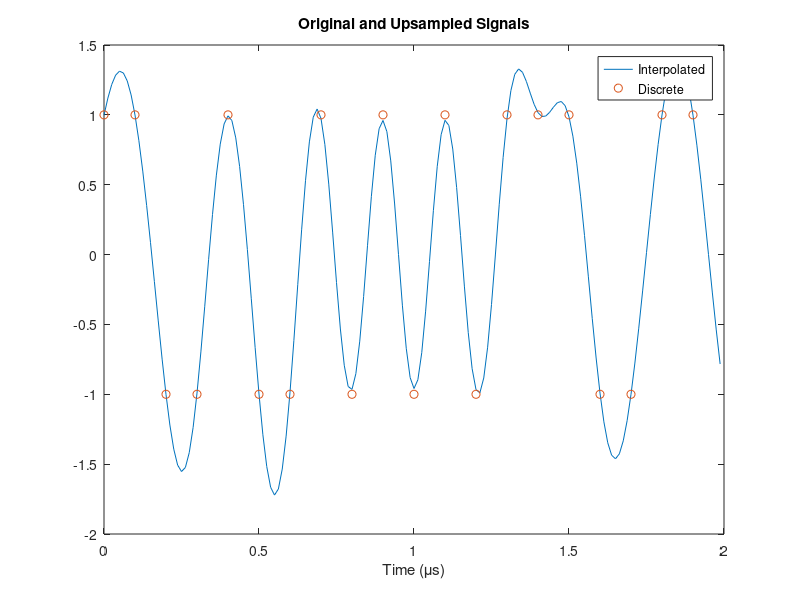

MATLAB code for this plot: (Note: this script raises an error after producing the figure.)
%% EE3404 Lab 2: Power Spectrum and Frequency Modulation | Aimee Nogoy | akn264

%% Q1 Generate a random binary sequence
clear; close all; clc
fs0 = 10; %inital sample rate in MHz
nt0 = 1e3; %number time samples at the frequency fs0
%random binary sequence of nt0 samples. Each sample is +/-1

x0 = -1 + (1+1)*round(rand(1,nt0)); %row vec 

% or x0 = randi([0,1],[nt0,1]);
% x0(x0 == 0) = -1;   <-- finds zeros and sets them equal to -1
% sundeep way: 2*randi([0 1],nt0,1)-1

%% Q2 Upsample the signal
clc;
M = 8; %upconversion factor
nfilt = 80; %filter length
fs1 = M*fs0; %sample rate at the higher frequency in MHz

% design filter using FIR filter design
wp = 1/M; %sets the filter digital bandwidth. 1/M gives a cutoff of pi/M
bfilt = M*fir1(nfilt,wp);

% upsample
x1 = upsample(x0,M); %insert zeros(M-1 number of zeros between each sample)
x1 = filter(bfilt,1,x1); %filter

% shift signal to compensate for the delay
dly = 41; %approx half of the filter length 
x1 = x1(dly:end);


%% Q3 Plotting the interpolation
clc; close all
np = 20; %number samples to plot
dt0 = 1/fs0; 
dt1 = 1/fs1;

t0 = 0:dt0:((length(x0)*...
    dt0)-dt0); %time in microseconds
t1 = 0:dt1:((length(x1)*...
    dt1)-dt1);

plot(t1(1:np*M),x1(1:np*M),'-',t0(1:np),x0(1:np),'o');
set(gca,'FontSize',10);
title('Original and Upsampled Signals')
legend('Interpolated','Discrete');
xlabel('Time (\mus)');

%% Q4 Plot the PSD
clc
nfft = 512; %num freq points
stinx = fs1;
[Px,f] = pwelch(x1,[],[],nfft,stinx,'centered');

plot(f,10*log10(Px),'Color',[0,0.7,0.9])
hold on

% setting up the vertical lines
neg_f0 = [-fs0,-fs0];
pos_f0 = [fs0,fs0];
y1 = get(gca,'ylim'); %getting ylim for the vertical lines
plot(neg_f0,y1,'b','LineWidth',1.2)
plot(pos_f0,y1,'b','LineWidth',1.2)

title('Power Spectral Density Sx1(f)')
ylabel('PSD(dBm/MHz)'); xlabel('Frequency (MHz)');
grid
axis([-20,20,-75,0])

%% Q5 Upconversion
clc; close all
format long; clear Px f
fc = 20; %carrier frequency in MHz

xpt = x1 .* cos(2.*pi.*fc.*t1);

[Px,f] = pwelch(xpt,[],[],nfft,fc,'centered');
plot(f,10*log10(Px),'k')

title('Power Spectral Density Sxp(f)')
ylabel('PSD (dBm/MHz)'); xlabel('Frequency (MHz)');
grid on

%% Q6 Downconversion
clc; close all
% Downconvert
x2 = 2.*xpt.*exp(-2.*pi.*1i.*fc.*t1); %not sure what to put for t

% Downsample
bfiltd = bfilt/M;
x2 = filter(bfiltd,1,x2); %filter
x2 = x2(dly:M:end);

% Plot the first 100 samples
np = 100;
t0 = (0:np-1)/fs0;
plot(t0,[real(x2(1:np)); x0(1:np)]);
grid on;
set(gca,'FontSize',12);
legend('RX','TX');
title('Transmit and Receive Signals')
xlabel('Time (\mus)');

